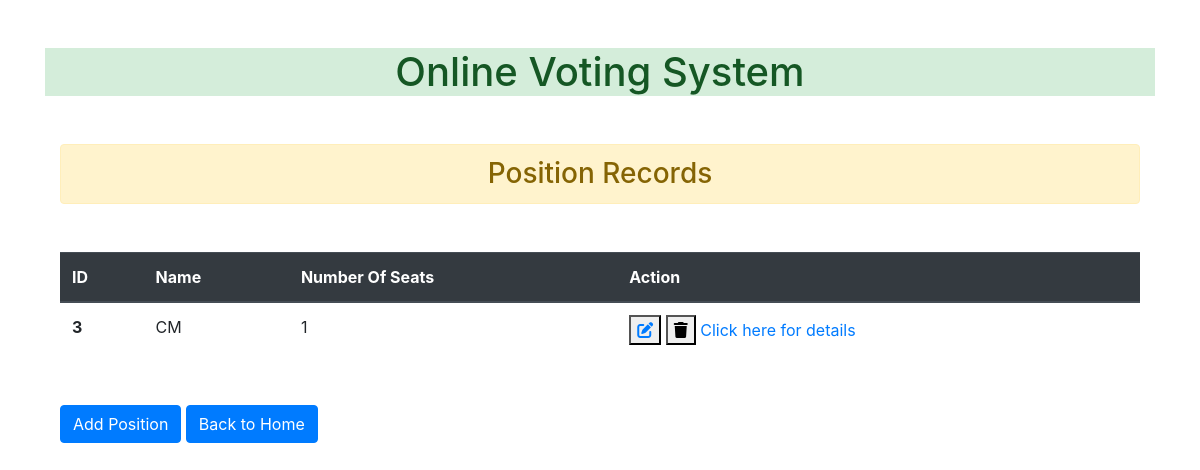
/positionspage (signed in), run on the app's committed database.
### Voters/models.py (models this page shows, shortened)
class Position(models.Model):
    name=models.CharField(max_length=25,null=True,unique=True)
    no_of_seats=models.IntegerField(default=1)

### Voters/views.py (the view)
# urls.py: path('positionspage',views.PositionsPage,name='positionspage'),
@login_required(login_url='login')
@user_passes_test(lambda user:user.is_staff)
def PositionsPage(request):
    data=Position.objects.all()
    context={
        'data':data,
    }
    return render(request,'displayPositions.html',context)

### templates/displayPositions.html (shortened to what this page needs)
{% extends 'base.html' %}
{% block content %}
<div class="container">
    <h3 class="alert alert-warning text-center">Position Records</h3>
    <table class="table my-5">
        <thead class="thead-dark">
            <tr>
                <th scope="col">ID</th>
                <th scope="col">Name</th>
                <th scope="col">Number Of Seats</th>
                <th scope="col">Action</th>
            </tr>
        </thead>
        <tbody>
            {% for i in data %}
            <tr>
                <th scope="row">{{i.id}}</th>
                <td>{{i.name}}</td>
                <td>{{i.no_of_seats}}</td>
                <td>
                    <button>
                        <a href="{% url 'updateposition' i.id %}">
                            <i class="fa-solid fa-pen-to-square"></i>
                        </a>
                    </button>
                    <form action="{% url  'deleteposition' i.id %}" method="post" class="d-inline">
                        <button type="submit">
                            <i class="fa-solid fa-trash "></i>
                        </button>
                    </form>
                    <a href="{% url 'positiondetails' i.id %}"> Click here for details </a>
                </td>
            </tr>
            {% endfor %}
        </tbody>
    </table>
    <a href="{% url 'addposition' %}" class="btn btn-primary"> Add Position </a>
    <a href="{% url 'admindashboard' %}" class="btn btn-primary"> Back to Home</a>
</div>
{% endblock content %}

### data on the page
Position: id "3", name "CM", no_of_seats "1"
